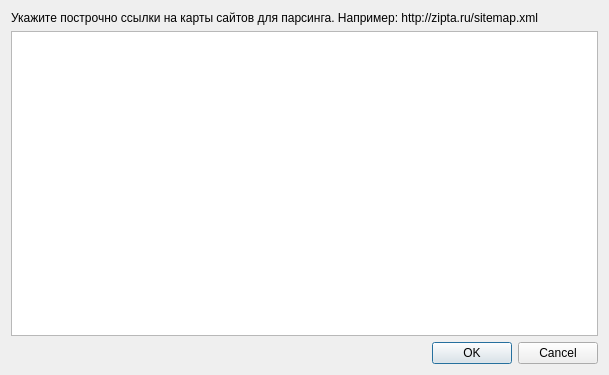
<?xml version="1.0" encoding="UTF-8"?>
<ui version="4.0">
 <class>QueryDialog</class>
 <widget class="QDialog" name="QueryDialog">
  <property name="windowModality">
   <enum>Qt::ApplicationModal</enum>
  </property>
  <property name="geometry">
   <rect>
    <x>0</x>
    <y>0</y>
    <width>609</width>
    <height>375</height>
   </rect>
  </property>
  <property name="windowTitle">
   <string>Ссылки на карты</string>
  </property>
  <layout class="QGridLayout" name="gridLayout">
   <item row="1" column="0">
    <widget class="QPlainTextEdit" name="links_te"/>
   </item>
   <item row="2" column="0">
    <widget class="QDialogButtonBox" name="buttonBox">
     <property name="standardButtons">
      <set>QDialogButtonBox::Cancel|QDialogButtonBox::Ok</set>
     </property>
    </widget>
   </item>
   <item row="0" column="0">
    <widget class="QLabel" name="label">
     <property name="text">
      <string>&lt;html&gt;&lt;head/&gt;&lt;body&gt;&lt;p&gt;Укажите построчно ссылки на карты сайтов для парсинга. Например: http://zipta.ru/sitemap.xml&lt;/p&gt;&lt;/body&gt;&lt;/html&gt;</string>
     </property>
    </widget>
   </item>
  </layout>
 </widget>
 <resources>
  <include location="../res/icons.qrc"/>
 </resources>
 <connections>
  <connection>
   <sender>buttonBox</sender>
   <signal>accepted()</signal>
   <receiver>QueryDialog</receiver>
   <slot>accept()</slot>
   <hints>
    <hint type="sourcelabel">
     <x>516</x>
     <y>375</y>
    </hint>
    <hint type="destinationlabel">
     <x>480</x>
     <y>390</y>
    </hint>
   </hints>
  </connection>
  <connection>
   <sender>buttonBox</sender>
   <signal>rejected()</signal>
   <receiver>QueryDialog</receiver>
   <slot>reject()</slot>
   <hints>
    <hint type="sourcelabel">
     <x>609</x>
     <y>376</y>
    </hint>
    <hint type="destinationlabel">
     <x>595</x>
     <y>390</y>
    </hint>
   </hints>
  </connection>
 </connections>
</ui>
